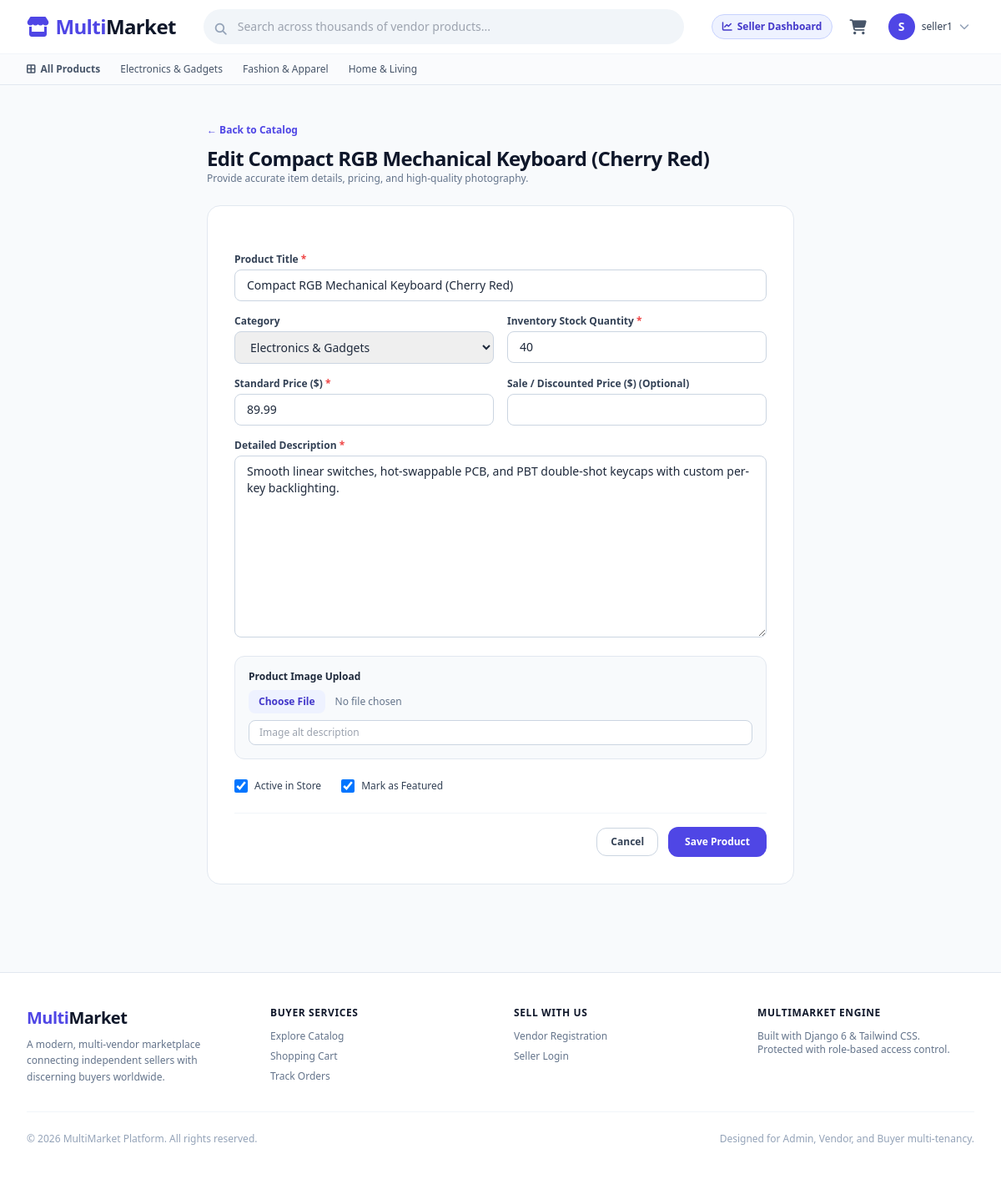
/products/vendor/products/2/edit/ (signed in), run on the app's committed database.
### accounts/models.py (models this page shows, shortened)
class User(AbstractUser):
    is_buyer = models.BooleanField(default=True)
    is_vendor = models.BooleanField(default=False)
    phone_number = models.CharField(max_length=20, blank=True, null=True)
    avatar = models.ImageField(upload_to='avatars/', blank=True, null=True)

### products/models.py (models this page shows, shortened)
class Category(models.Model):
  name = models.CharField(max_length=100)
  slug = models.SlugField(max_length=120, unique=True, blank=True)
  icon = models.CharField(
      max_length=50, blank=True, help_text='Icon name or CSS class'
  )
  parent = models.ForeignKey(
      'self',
      null=True,
      blank=True,
      on_delete=models.CASCADE,
      related_name='subcategories',
  )
  class Meta:
    verbose_name_plural = 'Categories'
    ordering = ['name']
  def __str__(self):
    return self.name

class Product(models.Model):
  vendor = models.ForeignKey(
      Vendor, on_delete=models.CASCADE, related_name='products'
  )
  category = models.ForeignKey(
      Category, on_delete=models.SET_NULL, null=True, related_name='products'
  )
  title = models.CharField(max_length=255)
  slug = models.SlugField(max_length=280, unique=True, blank=True)
  description = models.TextField()
  price = models.DecimalField(max_digits=10, decimal_places=2)
  discount_price = models.DecimalField(
      max_digits=10, decimal_places=2, null=True, blank=True
  )
  stock = models.PositiveIntegerField(default=0)
  is_active = models.BooleanField(
      default=True, help_text='Controls whether product appears in store'
  )
  is_featured = models.BooleanField(default=False)
  created_at = models.DateTimeField(auto_now_add=True)
  updated_at = models.DateTimeField(auto_now=True)
  class Meta:
    ordering = ['-created_at']
  @property
  def primary_image(self):
    primary = self.images.filter(is_primary=True).first()
    if primary:
      return primary.image
    first_image = self.images.first()
    return first_image.image if first_image else None

### products/views.py (the view)
# urls.py: path('vendor/products/<int:product_id>/edit/', views.vendor_product_edit, name='vendor_product_edit'),
@vendor_required
def vendor_product_edit(request, product_id):
  vendor = request.user.vendor_profile
  product = get_object_or_404(Product, id=product_id, vendor=vendor)
  if request.method == 'POST':
    form = ProductForm(request.POST, instance=product)
    img_form = ProductImageForm(request.POST, request.FILES)
    if form.is_valid() and img_form.is_valid():
      form.save()
      if request.FILES.get('image'):
        product_image = img_form.save(commit=False)
        product_image.product = product
        product_image.save()
      messages.success(request, f'Product "{product.title}" updated.')
      return redirect('products:vendor_products')
  else:
    form = ProductForm(instance=product)
    img_form = ProductImageForm()
  return render(
      request,
      'products/vendor_product_form.html',
      {
          'form': form,
          'img_form': img_form,
          'product': product,
          'action_title': f'Edit {product.title}',
      },
  )

### templates/products/vendor_product_form.html (shortened to what this page needs)
{% extends 'base.html' %}
{% block content %}
<div class="max-w-3xl mx-auto px-4 sm:px-6 lg:px-8 py-10">
    <div class="mb-6">
        <a href="{% url 'products:vendor_products' %}" class="text-xs text-brand-600 font-semibold hover:underline">&larr; Back to Catalog</a>
        <h1 class="text-2xl font-bold tracking-tight text-slate-900 mt-2">{{ action_title }}</h1>
        <p class="text-xs text-slate-500">Provide accurate item details, pricing, and high-quality photography.</p>
    </div>
    <form method="POST" enctype="multipart/form-data" class="bg-white p-6 sm:p-8 rounded-2xl border border-slate-200 shadow-xs space-y-6">
        <div class="space-y-4">
            <div>
                <label for="{{ form.title.id_for_label }}" class="block text-xs font-semibold text-slate-700 mb-1">
                    Product Title <span class="text-red-500">*</span>
                </label>
                {{ form.title }}
            </div>
            <div class="grid grid-cols-1 sm:grid-cols-2 gap-4">
                <div>
                    <label for="{{ form.category.id_for_label }}" class="block text-xs font-semibold text-slate-700 mb-1">
                        Category
                    </label>
                    {{ form.category }}
                </div>
                <div>
                    <label for="{{ form.stock.id_for_label }}" class="block text-xs font-semibold text-slate-700 mb-1">
                        Inventory Stock Quantity <span class="text-red-500">*</span>
                    </label>
                    {{ form.stock }}
                </div>
            </div>
            <div class="grid grid-cols-1 sm:grid-cols-2 gap-4">
                <div>
                    <label for="{{ form.price.id_for_label }}" class="block text-xs font-semibold text-slate-700 mb-1">
                        Standard Price ($) <span class="text-red-500">*</span>
                    </label>
                    {{ form.price }}
                </div>
                <div>
                    <label for="{{ form.discount_price.id_for_label }}" class="block text-xs font-semibold text-slate-700 mb-1">
                        Sale / Discounted Price ($) (Optional)
                    </label>
                    {{ form.discount_price }}
                </div>
            </div>
            <div>
                <label for="{{ form.description.id_for_label }}" class="block text-xs font-semibold text-slate-700 mb-1">
                    Detailed Description <span class="text-red-500">*</span>
                </label>
                {{ form.description }}
            </div>
            <div class="p-4 bg-slate-50 border border-slate-200 rounded-xl space-y-2">
                <label class="block text-xs font-semibold text-slate-800">
                    Product Image Upload
                </label>
                {{ img_form.image }}
                <div class="mt-2">
                    {{ img_form.alt_text }}
                </div>
            </div>
            <div class="flex items-center gap-6 pt-2">
                <label class="flex items-center gap-2 text-xs font-medium text-slate-700 cursor-pointer">
                    {{ form.is_active }}
                    <span>Active in Store</span>
                </label>
                <label class="flex items-center gap-2 text-xs font-medium text-slate-700 cursor-pointer">
                    {{ form.is_featured }}
                    <span>Mark as Featured</span>
                </label>
            </div>
        </div>
        <div class="pt-4 border-t border-slate-100 flex items-center justify-end gap-3">
            <a href="{% url 'products:vendor_products' %}" class="px-4 py-2 border border-slate-300 text-slate-700 rounded-xl text-xs font-semibold hover:bg-slate-50">Cancel</a>
            <button type="submit" class="px-5 py-2.5 bg-brand-600 hover:bg-brand-700 text-white rounded-xl text-xs font-semibold shadow-xs">
                Save Product
            </button>
        </div>
    </form>
</div>
{% endblock %}

### templates/base.html (shortened to what this page needs)
<!DOCTYPE html>
<html lang="en" class="h-full bg-slate-50">
<head>
    <script src="https://cdn.tailwindcss.com"></script>
    <link rel="stylesheet" href="https://cdnjs.cloudflare.com/ajax/libs/font-awesome/6.4.0/css/all.min.css">
</head>
<body class="flex flex-col min-h-screen text-slate-800 antialiased font-sans">
    <header class="bg-white border-b border-slate-200 sticky top-0 z-40 shadow-xs">
        <div class="max-w-7xl mx-auto px-4 sm:px-6 lg:px-8">
            <div class="flex items-center justify-between h-16 gap-4">
                <div class="flex items-center gap-3">
                    <a href="{% url 'home' %}" class="flex items-center gap-2 text-brand-600 font-bold text-2xl tracking-tight">
                        <i class="fa-solid fa-store text-brand-600"></i>
                        <span>Multi<span class="text-slate-900">Market</span></span>
                    </a>
                </div>
                <div class="flex-1 max-w-xl hidden md:block">
                    <form action="{% url 'products:list' %}" method="GET" class="relative">
                        <input type="text" name="q" value="{{ request.GET.q|default:'' }}"
                               placeholder="Search across thousands of vendor products..."
                               class="w-full bg-slate-100 border border-transparent focus:border-brand-500 focus:bg-white focus:ring-2 focus:ring-brand-200 text-sm rounded-full py-2.5 pl-10 pr-4 transition outline-none">
                        <i class="fa-solid fa-magnifying-glass absolute left-3.5 top-3.5 text-slate-400 text-sm"></i>
                    </form>
                </div>
                <div class="flex items-center gap-3">
                    {% if request.user.is_authenticated and request.user.is_vendor %}
                        {% if request.user.vendor_profile.is_approved %}
                        <a href="{% url 'vendors:dashboard' %}" class="hidden sm:inline-flex items-center gap-1.5 px-3 py-1.5 rounded-full text-xs font-semibold bg-indigo-50 text-brand-700 border border-indigo-200 hover:bg-indigo-100 transition">
                            <i class="fa-solid fa-chart-line"></i>
                            <span>Seller Dashboard</span>
                        </a>
                        {% else %}
                        <a href="{% url 'accounts:vendor_pending' %}" class="hidden sm:inline-flex items-center gap-1.5 px-3 py-1.5 rounded-full text-xs font-semibold bg-yellow-50 text-yellow-800 border border-yellow-200">
                            <i class="fa-solid fa-clock"></i>
                            <span>Approval Pending</span>
                        </a>
                        {% endif %}
                    {% elif not request.user.is_authenticated or not request.user.is_vendor %}
                    <a href="{% url 'accounts:register_vendor' %}" class="hidden lg:inline-flex items-center gap-1.5 text-xs font-semibold text-slate-600 hover:text-brand-600 transition px-2 py-1">
                        <i class="fa-solid fa-shop"></i>
                        <span>Become a Seller</span>
                    </a>
                    {% endif %}
                    <a href="{% url 'orders:cart_view' %}" class="relative inline-flex items-center p-2 text-slate-600 hover:text-brand-600 rounded-lg hover:bg-slate-100 transition">
                        <i class="fa-solid fa-cart-shopping text-lg"></i>
                    </a>
                    {% if request.user.is_authenticated %}
                    <div x-data="{ open: false }" class="relative" @click.away="open = false">
                        <button @click="open = !open" class="flex items-center gap-2 p-1.5 rounded-full text-sm hover:bg-slate-100 focus:outline-none">
                            <div class="w-8 h-8 rounded-full bg-brand-600 text-white font-semibold flex items-center justify-center shadow-xs">
                                {{ request.user.username|make_list|first|upper }}
                            </div>
                            <span class="hidden md:inline font-medium text-slate-700 text-xs">{{ request.user.username }}</span>
                            <i class="fa-solid fa-chevron-down text-slate-400 text-xs"></i>
                        </button>
                    </div>
                    {% endif %}
                </div>
            </div>
        </div>
        <nav class="border-t border-slate-100 bg-slate-50/70 hidden sm:block">
            <div class="max-w-7xl mx-auto px-4 sm:px-6 lg:px-8">
                <div class="flex items-center gap-6 py-2.5 overflow-x-auto text-xs font-medium text-slate-600 scrollbar-none">
                    <a href="{% url 'products:list' %}" class="flex items-center gap-1.5 hover:text-brand-600 font-semibold whitespace-nowrap">
                        <i class="fa-solid fa-border-all"></i> All Products
                    </a>
                    {% for cat in global_categories %}
                    <a href="{% url 'products:list' %}?category={{ cat.slug }}" class="hover:text-brand-600 whitespace-nowrap">
                        {{ cat.name }}
                    </a>
                    {% endfor %}
                </div>
            </div>
        </nav>
    </header>
    <main class="flex-1">
        {% block content %}{% endblock %}
    </main>
    <footer class="bg-white border-t border-slate-200 mt-16">
        <div class="max-w-7xl mx-auto px-4 sm:px-6 lg:px-8 py-10">
            <div class="grid grid-cols-1 md:grid-cols-4 gap-8">
                <div>
                    <span class="text-brand-600 font-bold text-xl tracking-tight">Multi<span class="text-slate-900">Market</span></span>
                    <p class="mt-2 text-xs text-slate-500 leading-relaxed">
                        A modern, multi-vendor marketplace connecting independent sellers with discerning buyers worldwide.
                    </p>
                </div>
                <div>
                    <h4 class="text-xs font-semibold text-slate-900 uppercase tracking-wider">Buyer Services</h4>
                    <ul class="mt-3 space-y-2 text-xs text-slate-500">
                        <li><a href="{% url 'products:list' %}" class="hover:text-brand-600">Explore Catalog</a></li>
                        <li><a href="{% url 'orders:cart_view' %}" class="hover:text-brand-600">Shopping Cart</a></li>
                        <li><a href="{% url 'orders:buyer_orders' %}" class="hover:text-brand-600">Track Orders</a></li>
                    </ul>
                </div>
                <div>
                    <h4 class="text-xs font-semibold text-slate-900 uppercase tracking-wider">Sell With Us</h4>
                    <ul class="mt-3 space-y-2 text-xs text-slate-500">
                        <li><a href="{% url 'accounts:register_vendor' %}" class="hover:text-brand-600">Vendor Registration</a></li>
                        <li><a href="{% url 'accounts:login' %}" class="hover:text-brand-600">Seller Login</a></li>
                    </ul>
                </div>
                <div>
                    <h4 class="text-xs font-semibold text-slate-900 uppercase tracking-wider">MultiMarket Engine</h4>
                    <p class="mt-3 text-xs text-slate-500">
                        Built with Django 6 &amp; Tailwind CSS.<br>
                        Protected with role-based access control.
                    </p>
                </div>
            </div>
            <div class="border-t border-slate-100 mt-8 pt-6 flex flex-col sm:flex-row items-center justify-between text-xs text-slate-400">
                <p>&copy; {% now "Y" %} MultiMarket Platform. All rights reserved.</p>
                <p>Designed for Admin, Vendor, and Buyer multi-tenancy.</p>
            </div>
        </div>
    </footer>
</body>
</html>

### data on the page
User: user.username|make_list "S", user.username "seller1"
Category: name "Electronics & Gadgets"
Category: name "Fashion & Apparel"
Category: name "Home & Living"
Product: title "Compact RGB Mechanical Keyboard (Cherry Red)", category "Electronics & Gadgets", stock "40", price "89.99", description "Smooth linear switches, hot-swappable PCB, and PBT double-shot keycaps with custom per-key backlighting.", is_active "☑", is_featured "☑"

### other printed values
{{ action_title }} "Edit Compact RGB Mechanical Keyboard (Cherry Red)"
